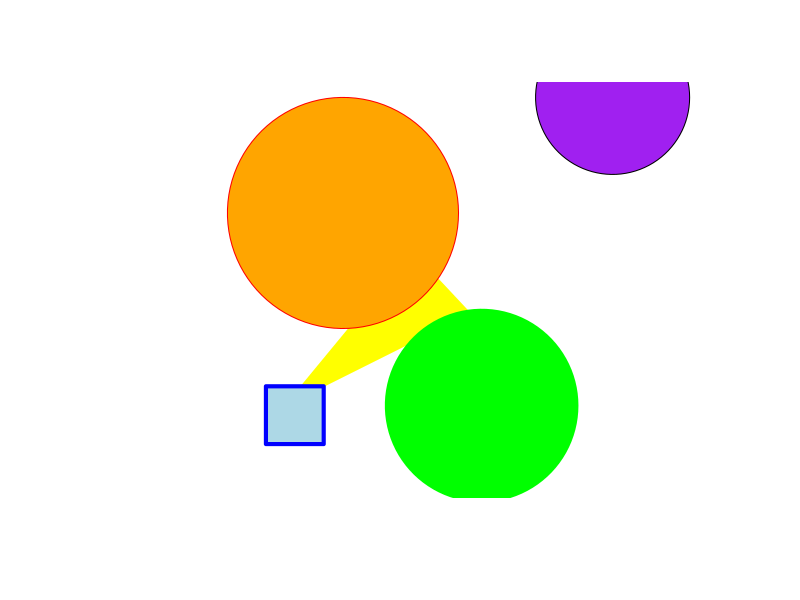

Recreate this plot in R. (Note: this script raises an error after producing the figure.)
## ---- chunk 1
background<-function(min=0,max=100){
  plot(0, ylim=c(0,100), xlim=c(0,100),type="n",xaxt="n",yaxt="n",xlab="",ylab="",bty="n",asp=1)
}
## ---- chunk 2
circle <- function(x,y,r,...) {
  angs <- seq(0,2*pi, length=100)
  xpts <- x+r*cos(angs)
  ypts <- y+r*sin(angs) 
  polygon(xpts,ypts,...)
}
## ---- chunk 3
background(0,100)
polygon(x=c(15,48,63),y=c(20,60,44),col="yellow", border="yellow")
polygon(x=c(10,10,25,25), y=c(10,25,25,10), col="light blue", border="blue", lwd=4)
circle(66,20,25,col="green",border="green")
circle(30,70,30, col="orange", border="red", lwd=1)
circle(100,100,20, col="purple")
polygon(x=c(,0,50,90,90),y=c(70,90,90,70), col="blue", border="blue")
polygon(x=c(72,90,110,90), y=c(2,15,18,-12), col="red", border="red")
